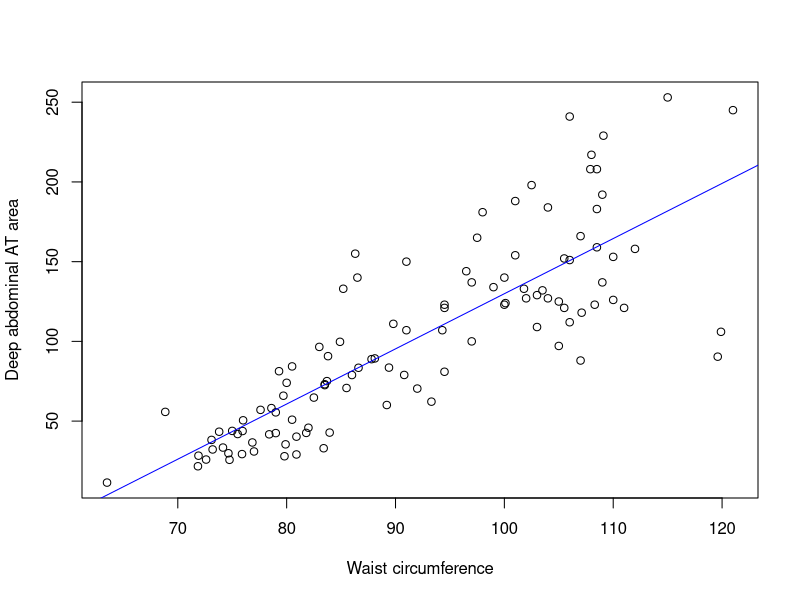

The R source for this figure:
#Page no 418


X <- c(74.75 ,72.60 ,81.80 ,83.95 ,74.65 ,71.85 ,80.90 ,83.40 ,63.50 ,73.2 ,71.9, 75, 73.1, 79,
       77, 68.85, 75.95, 74.15, 73.80, 75.90, 76.85, 80.90, 79.90, 89.20, 82, 92, 86.6, 80.5, 86, 
       82.5, 83.5, 88.1, 90.8, 89.4, 102, 94.5, 91, 103, 80, 79, 83.5, 76, 80.5, 86.50, 83, 107.10,
       94.30, 94.5, 79.7, 79.3, 89.8, 83.8, 85.2, 75.5, 78.4, 78.6, 87.8, 86.3, 85.5, 83.7, 77.6, 84.9,
       79.8, 108.3, 119.6, 119.9, 96.5, 105.5, 105, 107, 107, 101, 97, 100, 108, 100, 103, 104 ,
       106, 109, 103.5, 110, 110, 112, 108.5, 104, 111, 108.5, 121, 109, 97.5, 105.5, 98, 94.5,
       97, 105, 106, 99, 91, 102.5, 106, 109.1, 115, 101, 100.1, 93.3, 101.8, 107.9, 108.5)

Y <- c(25.72 ,25.89 ,42.60 ,42.80 ,29.84 ,21.68 ,29.08 ,32.98 ,11.44 ,32.22 ,28.32, 43.86, 38.21, 
       42.48, 30.96, 55.78, 43.78, 33.41, 43.35, 29.31, 36.6, 40.25, 35.43, 60.09, 45.84, 70.4,
       83.45, 84.3, 78.89, 64.75, 72.56, 89.31, 78.94, 83.55, 127, 121, 107, 129, 74.02, 55.48, 73.13,
       50.5, 50.88, 140, 96.54, 118, 107, 123, 65.92, 81.29, 111, 90.73, 133, 41.9, 41.71, 58.16, 88.85, 
       155, 70.77, 75.08, 57.05, 99.73, 27.96, 123, 90.41, 106, 144, 121, 97.13, 166, 87.99, 154, 
       100, 123, 217, 140, 109, 127, 112, 192, 132, 126, 153, 158, 183, 184, 121, 159, 245, 137, 
       165, 152, 181, 80.95, 137, 125, 241, 134, 150, 198, 151, 229, 253, 188, 124, 62.2, 133, 208
       , 208)

xbar <- mean(X)
ybar <- mean(Y)

sum1 =0
sum2 = 0
i=1
for(x in X) {
  y <- Y[i]
  sum1 = (x-xbar)*(y-ybar) + sum1
  sum2 = (x-xbar)^2 + sum2
  i=i+1
}
beta1 <- sum1/sum2
beta1
beta0 <- ybar - (beta1*xbar)
beta0

plot(X, Y, type = "p", xlab = "Waist circumference", ylab = "Deep abdominal AT area")

Regression.eqn <- lm(Y~X)
Regression.eqn
abline(Regression.eqn, col = "blue")
aov <- aov(Y~X)
aov
summary(aov)
Regression.eqn
summary(Regression.eqn)